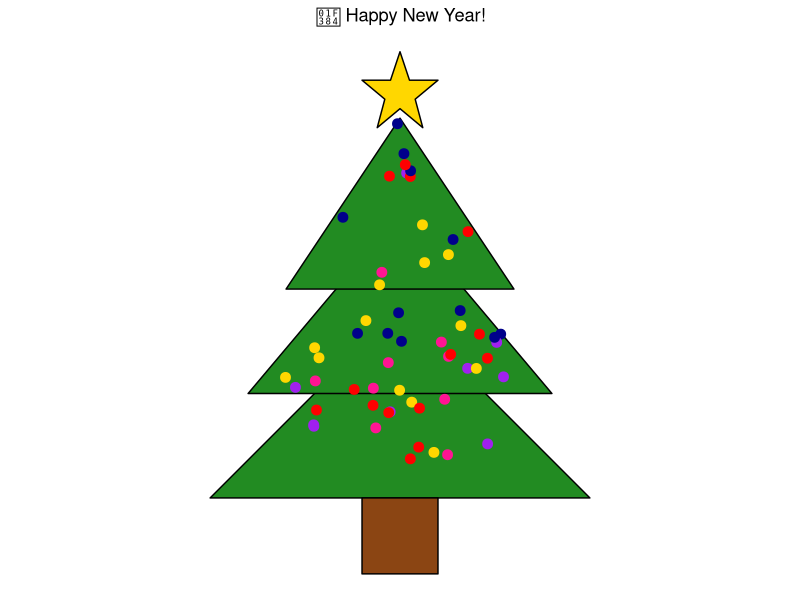

This chart was generated by the following R code:
## ---- chunk 1
library(ggplot2)

# Tree branches
tree_data <- data.frame(
  x = c(0, -1, 1, 0, -0.8, 0.8, 0, -0.6, 0.6), 
  y = c(0, -1, -1, 0.5, -0.45, -0.45, 1, 0.1, 0.1),
  group = rep(1:3, each = 3)
)

# Tree trunk
trunk_data <- data.frame(
  x = c(-0.2, 0.2, 0.2, -0.2),
  y = c(-1, -1, -1.4, -1.4)
)

# Star at the top
star_data <- data.frame(
  x = c(0, 0.05, 0.2, 0.08, 0.12, 0, -0.12, -0.08, -0.2, -0.05),
  y = c(1.35, 1.20, 1.20, 1.1, 0.95, 1.05, 0.95, 1.1, 1.2, 1.2)
)

# Decorations 
decorations_data <- data.frame(
  x = runif(100, -0.8, 0.8),  # Random x positions within the tree
  y = runif(100, -0.8, 1),    # Random y positions within the tree
  colors = sample(c("red", "darkblue", "purple", "gold", "deeppink"), 100, replace = TRUE)
)

# Check if a point is inside a triangle
point_in_triangle <- function(px, py, x1, y1, x2, y2, x3, y3) {
  denominator <- ((y2 - y3)*(x1 - x3) + (x3 - x2)*(y1 - y3))
  a <- ((y2 - y3)*(px - x3) + (x3 - x2)*(py - y3)) / denominator
  b <- ((y3 - y1)*(px - x3) + (x1 - x3)*(py - y3)) / denominator
  c <- 1 - a - b
  return(a >= 0 & b >= 0 & c >= 0)
}

# Filter decorations to fit in tree triangles
valid_points <- apply(decorations_data, 1, function(point) {
  x <- as.numeric(point['x'])
  y <- as.numeric(point['y'])
  inside_triangle1 <- point_in_triangle(x, y, 0, 0, -1, -1, 1, -1)
  inside_triangle2 <- point_in_triangle(x, y, 0, 0.5, -0.8, -0.45, 0.8, -0.45)
  inside_triangle3 <- point_in_triangle(x, y, 0, 1, -0.6, 0.1, 0.6, 0.1)
  return(inside_triangle1 | inside_triangle2 | inside_triangle3)
})

decorations_data <- decorations_data[valid_points, ]

# Plot the tree
ggplot() +
  geom_polygon(data = tree_data, aes(x, y, group = group), fill = "forestgreen", color = "black") +
  geom_polygon(data = trunk_data, aes(x, y), fill = "saddlebrown", color = "black") +
  geom_polygon(data = star_data, aes(x, y), fill = "gold", color = "black") +
  geom_point(data = decorations_data, aes(x, y, color = colors), size = 3) +
  scale_color_identity() +
  coord_fixed() +
  ggtitle("🎄 Happy New Year!") +
  theme_void() +
  theme(plot.title = element_text(hjust = 0.5)) +
  theme(legend.position="none") 
